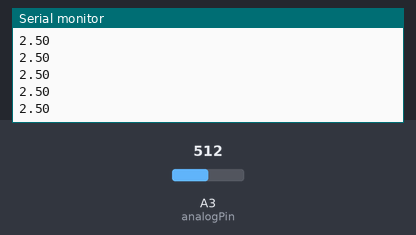
Recording of a sketch running on a simulated Arduino Uno, built with avr-gcc and run on an emulated ATmega328P. Parts: the last lines printed to the serial monitor. The inputs (shaded band) are chosen by the test bench; at power-on: A3 (analogPin) = 512.

Above: at 1.2 s.
1.3 s: A3 (analogPin) set to 716
At 1.9 s:
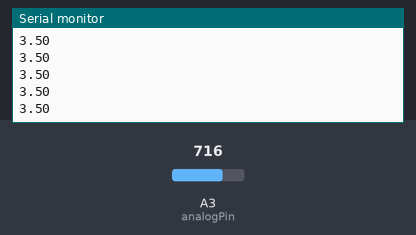
2.8 s: A3 (analogPin) set to 900
At 3.7 s:
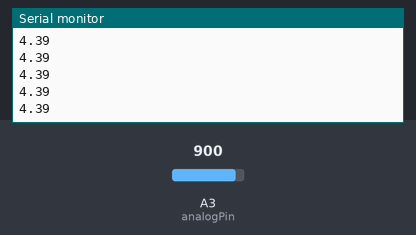
Timing chart, 0 to 5.8 s (numbered marks = the images above; inputs shaded):
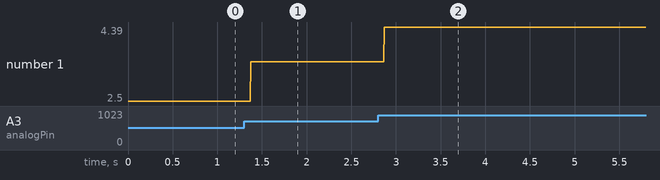

Measured:
- after the input at 1.3 s, the serial monitor: prints a new line after 0.07 s (image 1)
- after the input at 2.8 s, the serial monitor: prints a new line after 0.07 s (image 2)
- plotted number 1: 2.5 → 3.5 after the input at 1.3 s, 3.5 → 4.39 after the input at 2.8 s

The sketch:

Program_1.ino
```cpp
int analogPin = A3; // потенциометр 10 кОм (средний вывод) подключен к аналоговому входу A3
// крайние выводы соединены с землей и +5В
int val = 0; // переменная для хранения считанного значения
double volts = 0;

void setup() {
  Serial.begin(9600);
}

void loop() {
  val = analogRead(analogPin); // считываем напряжение с аналогового вход
  volts = 5.0*val/1024;
  Serial.println(volts); // отправляем значение в COM порт.
}
```
